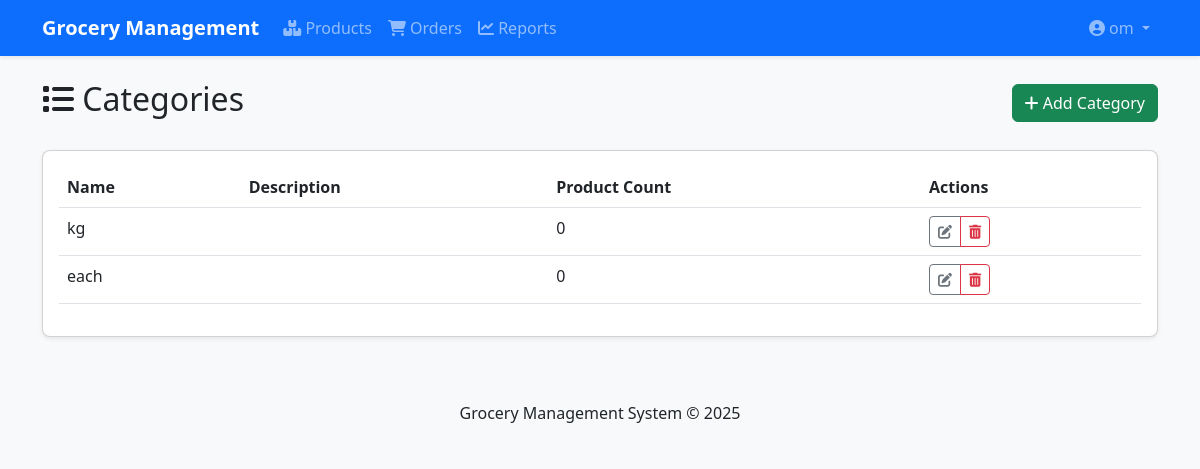
Page /products/categories/ (signed in) on the committed database.
### users/models.py (models this page shows, shortened)
class User(AbstractUser):
    is_admin = models.BooleanField(default=False)
    is_staff = models.BooleanField(default=False)
    phone = models.CharField(max_length=20, blank=True, null=True)
    address = models.TextField(blank=True, null=True)
    class Meta:
        verbose_name = _('user')
        verbose_name_plural = _('users')

### products/models.py (models this page shows, shortened)
class Category(models.Model):
    name = models.CharField(max_length=100)
    description = models.TextField(blank=True)

### products/views.py (the view)
# urls.py: path('categories/', views.category_list, name='category_list'),
@login_required
def category_list(request):
    categories = Category.objects.all()
    return render(request, 'products/category_list.html', {'categories': categories})

### templates/products/category_list.html (shortened to what this page needs)
{% extends 'base.html' %}
{% block content %}
<div class="d-flex justify-content-between align-items-center mb-4">
    <h2><i class="fas fa-list"></i> Categories</h2>
    <a href="{% url 'products:category_create' %}" class="btn btn-success">
        <i class="fas fa-plus"></i> Add Category
    </a>
</div>
<div class="card">
    <div class="card-body">
        <div class="table-responsive">
            <table class="table table-hover">
                <thead>
                    <tr>
                        <th>Name</th>
                        <th>Description</th>
                        <th>Product Count</th>
                        <th>Actions</th>
                    </tr>
                </thead>
                <tbody>
                    {% for category in categories %}
                    <tr>
                        <td>{{ category.name }}</td>
                        <td>{{ category.description|truncatechars:50 }}</td>
                        <td>{{ category.product_set.count }}</td>
                        <td>
                            <div class="btn-group btn-group-sm">
                                <a href="{% url 'products:category_update' category.pk %}"
                                   class="btn btn-outline-secondary">
                                    <i class="fas fa-edit"></i>
                                </a>
                                <a href="{% url 'products:category_delete' category.pk %}"
                                   class="btn btn-outline-danger">
                                    <i class="fas fa-trash-alt"></i>
                                </a>
                            </div>
                        </td>
                    </tr>
                    {% empty %}
                    <tr>
                        <td colspan="4" class="text-center">No categories found</td>
                    </tr>
                    {% endfor %}
                </tbody>
            </table>
        </div>
    </div>
</div>
{% endblock %}

### templates/base.html (shortened to what this page needs)
<!DOCTYPE html>
<html lang="en">
<head>
    <link href="https://cdn.jsdelivr.net/npm/bootstrap@5.3.0/dist/css/bootstrap.min.css" rel="stylesheet">
    <link rel="stylesheet" href="https://cdnjs.cloudflare.com/ajax/libs/font-awesome/6.4.0/css/all.min.css">
    <link rel="stylesheet" href="/static/css/style.css">
</head>
<body>
    <nav class="navbar navbar-expand-lg navbar-dark bg-primary">
        <div class="container">
            <a class="navbar-brand" href="{% url 'dashboard' %}">Grocery Management</a>
            <div class="collapse navbar-collapse" id="navbarNav">
                <ul class="navbar-nav me-auto">
                    {% if user.is_authenticated %}
                    <li class="nav-item">
                        <a class="nav-link" href="{% url 'products:product_list' %}"><i class="fas fa-boxes"></i> Products</a>
                    </li>
                    <li class="nav-item">
                        <a class="nav-link" href="{% url 'orders:order_list' %}"><i class="fas fa-shopping-cart"></i> Orders</a>
                    </li>
                    <li class="nav-item">
                        <a class="nav-link" href="{% url 'reports:sales_report' %}"><i class="fas fa-chart-line"></i> Reports</a>
                    </li>
                    {% endif %}
                </ul>
                <ul class="navbar-nav">
                    {% if user.is_authenticated %}
                    <li class="nav-item dropdown">
                        <a class="nav-link dropdown-toggle" href="#" id="navbarDropdown" role="button" data-bs-toggle="dropdown">
                            <i class="fas fa-user-circle"></i> {{ user.username }}
                        </a>
                    </li>
                    {% else %}
                    <li class="nav-item">
                        <a class="nav-link" href="{% url 'login' %}"><i class="fas fa-sign-in-alt"></i> Login</a>
                    </li>
                    {% endif %}
                </ul>
            </div>
        </div>
    </nav>
    <div class="container mt-4">
        {% block content %}{% endblock %}
    </div>
    <footer class="mt-5 py-3 bg-light">
        <div class="container text-center">
            <p class="mb-0">Grocery Management System &copy; {% now "Y" %}</p>
        </div>
    </footer>
</body>
</html>

### static/css/style.css (style rules this page uses)
body { background-color: #f8f9fa; font-family: 'Segoe UI', Tahoma, Geneva, Verdana, sans-serif; }
.card { border-radius: 0.5rem; box-shadow: 0 0.125rem 0.25rem rgba(0, 0, 0, 0.075); margin-bottom: 1.5rem; }
.table-responsive { overflow-x: auto; }
.navbar { box-shadow: 0 0.125rem 0.25rem rgba(0, 0, 0, 0.075); }
.navbar-brand { font-weight: 600; }
.btn-group-sm .btn { padding: 0.25rem 0.5rem; font-size: 0.875rem; }

### rows in the picture
User: username "om"
Category: name "kg", product_set.count "0"
Category: name "each", product_set.count "0"
